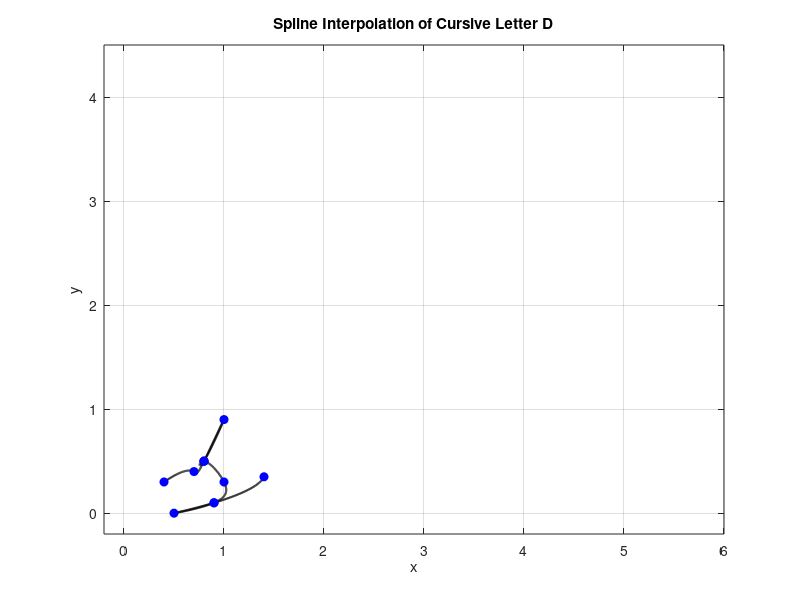

Source code (MATLAB):
% Define data points for x and y coordinates
% x = [0 0.5 1 1.5 2 2.5 3.5 2.5 1.5 2.5 3 3.5 4 4.5 5];
% y = [1 2   1 2   1 2   3   4   3   2   1 2   1 2   1];
% x = [1.0 2.0 3.0 4.0 3.0 2.0 2.0 2.0 2.0 2.0 2.0 2.0 3.0 4.0]
% y = [3.5 3.5 3.5 3.5 3.5 3.5 2.5 1.0 2.5 2.5 2.5 2.5 2.5 2.5]
% x = [1.50 0.50 0.00 0.50 1.50 1.75 1.50 1.75 2.50];
% y = [1.75 1.50 0.50 0.00 0.25 0.75 1.75 0.75 0.00];
x = [0.40 0.70 0.80 1.00 0.80 0.80 1.00 0.90 0.50 0.90 1.40];
y = [0.30 0.40 0.50 0.90 0.50 0.50 0.30 0.10 0.00 0.10 0.35];

clf

n = length(x);
t = 0:n-1; % Parametric coordinate t
tt = 0:0.01:n-1; % More dense coordinate tt for spline interpolation

% Compute spline interpolation
xx = spline(t, x, tt);
yy = spline(t, y, tt);

% Plot settings
figure(1)
plot(xx, yy, 'k', 'LineWidth', 1.5) % plot spline
hold on
plot(x, y, 'bo', 'MarkerFaceColor','b') % plot data points
axis([-0.2 6 -0.2 4.5])
grid on
title('Spline Interpolation of Cursive Letter D')
xlabel('x')
ylabel('y')
% p = 0.5;
% comet(xx, yy, p)
grid on
